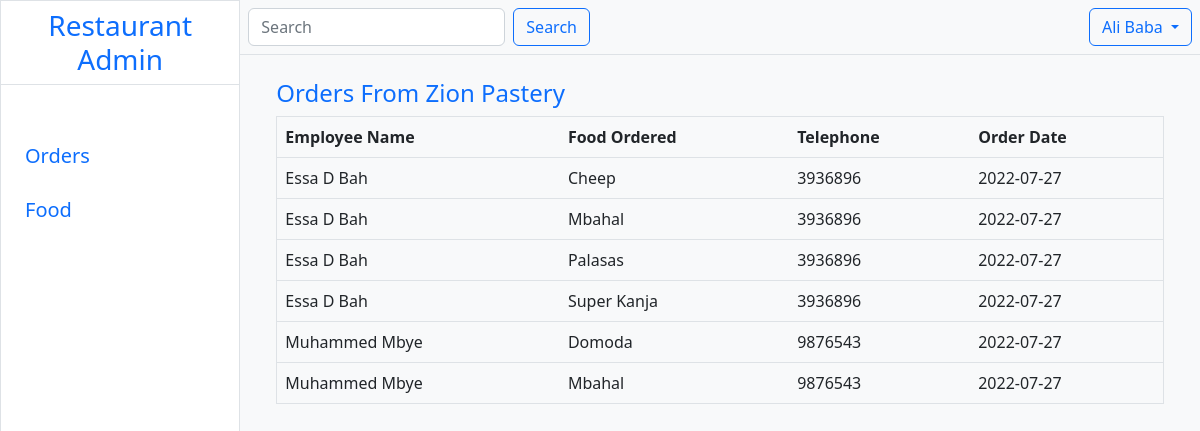
The app's page /allOrdersOfCom.php?comId=18 (signed in) with its own data.
### tables this page shows
CREATE TABLE `restaurant` (
  `id` int NOT NULL,
  `name` varchar(100) NOT NULL,
  `address` varchar(200) NOT NULL,
  `mobile` varchar(15) NOT NULL
);

CREATE TABLE `company` (
  `id` int NOT NULL,
  `name` varchar(100) NOT NULL,
  `address` varchar(200) NOT NULL,
  `mobile` varchar(15) NOT NULL,
  `restaurant_id` varchar(200) DEFAULT NULL
);

CREATE TABLE `orders` (
  `id` int NOT NULL,
  `food_id` varchar(100) NOT NULL,
  `restaurant_id` varchar(100) NOT NULL,
  `company_id` varchar(100) NOT NULL,
  `employee_id` varchar(100) NOT NULL,
  `orderDate` date NOT NULL
);

CREATE TABLE `employee` (
  `id` int NOT NULL,
  `name` varchar(100) NOT NULL,
  `mobile` varchar(100) NOT NULL,
  `company_id` varchar(100) NOT NULL
);

CREATE TABLE `food` (
  `id` int NOT NULL,
  `name` varchar(100) NOT NULL,
  `discription` text NOT NULL,
  `price` double NOT NULL,
  `image` varchar(255) NOT NULL,
  `restaurant_id` varchar(255) NOT NULL
);

### allOrdersOfCom.php (the view, shortened to what this page needs)
<?php
  $conn = connection();
  $companyId= $_SESSION['companyId'];
  $sql = "select * from `restaurant` where id = $companyId";
  $result = mysqli_query($conn, $sql);
  $data = mysqli_fetch_assoc($result);
  $name = $data['name'];
?>
<!DOCTYPE html>
<html lang="en">
<head>
         <link href="https://cdn.jsdelivr.net/npm/bootstrap@5.2.0-beta1/dist/css/bootstrap.min.css" rel="stylesheet">
</head>
<body>
    <div class="wrapper d-flex">
       <section class=" border w-25 vh-100 ">
        <h3 class="text-primary text-center mb-4 border-bottom p-2">Restaurant Admin</h3>
        <ul class="list-unstyled navbar p-4">
            <li class="text-primary pb-2 mt-2 mb-2 fs-5  w-100">
                <a href="orders.php" class="text-decoration-none">Orders</a>
            </li>
            <li class="text-primary pb-2 mt-2 mb-2 fs-5 w-100" >
                <a href="resfood.php" class="text-decoration-none">Food</a>
            </li>
        </ul>
      </section>
      <section class="w-100 bg-light flex-grow-3">
        <div class="navbar border-bottom p-2 d-flex justify-content-betweeen">
           <form class="d-flex" role="search">
             <input class="form-control me-2" type="search" placeholder="Search" aria-label="Search">
             <button class="btn btn-outline-primary" type="submit">Search</button>
          </form>
          <div class="dropdown">
            <button class="btn btn-outline-primary dropdown-toggle" type="button" id="dropdownMenuButton1" data-bs-toggle="dropdown" aria-expanded="false">
               <?php echo $name?>
            </button>
          </div>
        </div>
        <div  class="container-fluid">
          <div class="container w-100 mx-auto my-0 p-4">
            <h4 class="text-primary"><?php
               if(isset($_GET['comId'])){
                $comID = $_GET['comId'];
                  $getName = "select * from `company` where id =$comID";
                  $comresult = mysqli_query($conn, $getName);
                  $comNaData = mysqli_fetch_assoc($comresult);
                  $CompanyName = $comNaData['name'];
                  echo 'Orders From '.$CompanyName;
               }
            ?></h4>
             <table class="table border ">
                <tbody>
              <?php
                 if(isset($_GET['comId'])){
                    $ordringcomId = $_GET['comId'];
                    $getOrders = "select * from `orders` where company_id = $ordringcomId order by orderDate desc";
                    $orderRessult = mysqli_query($conn, $getOrders);
                    if($orderRessult){
                        while($row=mysqli_fetch_assoc($orderRessult)){
                            $foodId = $row['food_id'];
                            $employeeId = $row['employee_id'];
                            $orderDate=$row['orderDate'];
                            $getFood = "select * from `food` where id = $foodId";
                            $foodsResult = mysqli_query($conn, $getFood);
                            $foodData = mysqli_fetch_assoc($foodsResult);
                            $foodName = $foodData['name'];
                            $getEmployee = "select * from `employee` where id = $employeeId";
                            $employeesResult = mysqli_query($conn, $getEmployee);
                            $employeeData = mysqli_fetch_assoc($employeesResult);
                            $employeeName = $employeeData['name'];
                            $employeeTelephone = $employeeData['mobile'];
                             echo '
                            <tr>
                                <td>'.$employeeName.'</td>
                                <td>'.$foodName.'</td>
                                <td>'.$employeeTelephone.'</td>
                                <td>'.$orderDate.'</td>
                            </tr>';
                        }
                    }
                 }
              ?>
                </tbody>
                 <thead>
                 <tr>
                    <th scope="col">Employee Name</th>
                    <th scope="col">Food Ordered</th>
                    <th scope="col">Telephone</th>
                    <th scope="col">Order Date</th>
                 </tr>
                </thead>
            </table>
          </div>
        </div>
      </section>
   </div>
</body>
</html>

### records on screen
restaurant: name "Ali Baba"
company: name "Zion Pastery"
orders: employee.name "Essa D Bah", food.name "Cheep", employee.mobile "3936896", orderDate "2022-07-27"
orders: employee.name "Essa D Bah", food.name "Mbahal", employee.mobile "3936896", orderDate "2022-07-27"
orders: employee.name "Essa D Bah", food.name "Palasas", employee.mobile "3936896", orderDate "2022-07-27"
orders: employee.name "Essa D Bah", food.name "Super Kanja", employee.mobile "3936896", orderDate "2022-07-27"
orders: employee.name "Muhammed Mbye", food.name "Domoda", employee.mobile "9876543", orderDate "2022-07-27"
orders: employee.name "Muhammed Mbye", food.name "Mbahal", employee.mobile "9876543", orderDate "2022-07-27"
